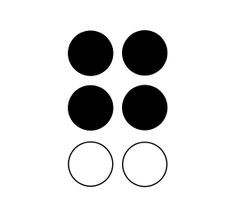
#> input picture images/Braille_G.jpg, 235 x 211 px, found by its file name
$ python img_to_braille_txt.py
#> lines starting #> are read from the running program, lines starting #| are printed output that depends on the picture; after the words box and inside, x2 and y2 are one past the last pixel; in counts of white or black regions, pixels touching at a corner belong together
import cv2
import numpy as np


def process_image(image_path):
    # Read the image
#> called with image_path = '..\\images\\Braille_G.jpg'
    img = cv2.imread(image_path, cv2.IMREAD_GRAYSCALE)
#> img is the input picture: shape (211, 235); min 0, max 255, mean 219.7

    # Threshold the image to separate circles from background
    _, thresh = cv2.threshold(img, 128, 255, cv2.THRESH_BINARY_INV)
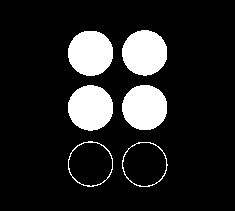
#> thresh: shape (211, 235); 13.8% white; 6 white regions
    cv2.imwrite("thresh.png", thresh)

    # Find contours of the circles
    contours, _ = cv2.findContours(thresh, cv2.RETR_EXTERNAL, cv2.CHAIN_APPROX_SIMPLE)
#> contours = 6 contours; box (x1, y1, x2, y2) and area: (68, 141, 113, 187) 1561, (68, 85, 113, 131) 1558, (122, 142, 168, 187) 1558, (122, 30, 167, 76) 1556, (122, 85, 167, 130) 1555, (68, 31, 113, 76) 1554

    # Sort contours by y-coordinate first, and by x-coordinate in case of a tie
    contours = sorted(contours, key=lambda c: (cv2.boundingRect(c)[1], cv2.boundingRect(c)[0]))
    print("Countors found:", len(contours))
#| Countors found: 6

    # Define a threshold for grouping contours into rows (based on y-coordinates)
    row_threshold = 10
    rows = []
    current_row = []
    last_y = None

    for i, contour in enumerate(contours):
        x, y, w, h = cv2.boundingRect(contour)
        # If first contour or within threshold, add to the current row
        if last_y is None or abs(y - last_y) <= row_threshold:
            current_row.append((x, y, w, h))
        else:
            # Append the completed row and start a new one
            rows.append(current_row)
            current_row = [(x, y, w, h)]

        # Update last_y for the next contour
        last_y = y
#> this loop made 6 passes
#> (x, y, w, h, last_y) on passes 1 to 6: (122, 30, 45, 46, 30), (68, 31, 45, 45, 31), (68, 85, 45, 46, 85), (122, 85, 45, 45, 85), (68, 141, 45, 46, 141), (122, 142, 46, 45, 142)
#> after the loop, rows = [[(122, 30, 45, 46), (68, 31, 45, 45)], [(68, 85, 45, 46), (122, 85, 45, 45)]]

    # Append the last row if there are any remaining contours
    if current_row:
        rows.append(current_row)

    print(rows)
#| [[(122, 30, 45, 46), (68, 31, 45, 45)], [(68, 85, 45, 46), (122, 85, 45, 45)], [(68, 141, 45, 46), (122, 142, 46, 45)]]
    sorted_lists = [sorted(sublist, key=lambda x: x[0]) for sublist in rows]
#> sorted_lists = [[(68, 31, 45, 45), (122, 30, 45, 46)], [(68, 85, 45, 46), (122, 85, 45, 45)], [(68, 141, 45, 46), (122, 142, 46, 45)]]
    print(sorted_lists)
#| [[(68, 31, 45, 45), (122, 30, 45, 46)], [(68, 85, 45, 46), (122, 85, 45, 45)], [(68, 141, 45, 46), (122, 142, 46, 45)]]

    encoding = []
    for row in sorted_lists:
        for dot in row:
            x, y, w, h = dot
            center_x = int(x + (w / 2))
            center_y = int(y + (h / 2))

            # print("center_x center_y:", center_x, center_y)
            # Check if the center point is white or black
            center_pixel_value = thresh[center_y, center_x]
            # print("center_pixel_value:", center_pixel_value)

            if center_pixel_value == 255:
                encoding.append(1)
            else:
                encoding.append(0)
#> this loop made 3 passes
#> row on passes 1 to 3: [(68, 31, 45, 45), (122, 30, 45, 46)], [(68, 85, 45, 46), (122, 85, 45, 45)], [(68, 141, 45, 46), (122, 142, 46, 45)]
#> after the loop, encoding = [1, 1, 1, 1, 0, 0]

    return tuple(encoding)

braille_map = {
    (1, 0, 0, 0, 0, 0): 'a',
    (1, 0, 1, 0, 0, 0): 'b',
    (1, 1, 0, 0, 0, 0): 'c',
    (1, 0, 1, 1, 0, 0): 'd',
    (1, 0, 0, 1, 0, 0): 'e',
    (1, 1, 1, 0, 0, 0): 'f',
    (1, 1, 1, 1, 0, 0): 'g',
    (1, 1, 0, 1, 0, 0): 'h',
    (0, 1, 1, 0, 0, 0): 'i',
    (0, 1, 1, 1, 0, 0): 'j',
    (1, 0, 0, 0, 1, 0): 'k',
    (1, 1, 0, 0, 1, 0): 'l',
    (1, 0, 1, 0, 1, 0): 'm',
    (1, 0, 1, 1, 1, 0): 'n',
    (1, 0, 0, 1, 1, 0): 'o',
    (1, 1, 1, 0, 1, 0): 'p',
    (1, 1, 1, 1, 1, 0): 'q',
    (1, 1, 0, 1, 1, 0): 'r',
    (0, 1, 1, 0, 1, 0): 's',
    (0, 1, 1, 1, 1, 0): 't',
    (1, 0, 0, 0, 1, 1): 'u',
    (1, 1, 0, 0, 1, 1): 'v',
    (0, 1, 1, 1, 0, 1): 'w',
    (1, 0, 1, 0, 1, 1): 'x',
    (1, 0, 1, 1, 1, 1): 'y',
    (1, 0, 0, 1, 1, 1): 'z'
}

# Example usage:
image_path = r"..\images\Braille_G.jpg"  # Replace with your image path
encoding = process_image(image_path)
#> encoding = (1, 1, 1, 1, 0, 0)
print("encoding of character:", encoding)
#| encoding of character: (1, 1, 1, 1, 0, 0)
print("converted text:", braille_map[encoding])
#| converted text: g

$ run again, with images/Braille_P.jpg copied over images/Braille_G.jpg
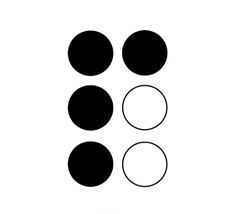
#> input picture images/Braille_P.jpg, 233 x 214 px, found by its file name
#> in process_image, img is the input picture: shape (214, 233); min 0, max 255, mean 219.9
#> in process_image, `_, thresh = cv2.threshold(img, 128, 255, cv2.THRESH_BINARY_INV)`:
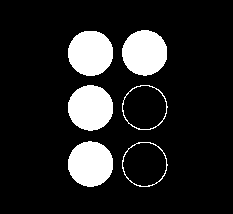
#> thresh: shape (214, 233); 13.7% white; 6 white regions
#> contours = 6 contours; box (x1, y1, x2, y2) and area: (122, 85, 168, 130) 1558, (68, 141, 113, 187) 1558, (122, 142, 168, 187) 1558, (68, 85, 113, 131) 1557, (122, 30, 167, 76) 1556, (68, 31, 113, 76) 1554
#| Countors found: 6
#> the loop in process_image, `for i, contour in enumerate(contours):` made 6 passes
#> (x, y, w, h, last_y) on passes 1 to 6: (122, 30, 45, 46, 30), (68, 31, 45, 45, 31), (68, 85, 45, 46, 85), (122, 85, 46, 45, 85), (68, 141, 45, 46, 141), (122, 142, 46, 45, 142)
#> after the loop in process_image, `for i, contour in enumerate(contours):`: rows = [[(122, 30, 45, 46), (68, 31, 45, 45)], [(68, 85, 45, 46), (122, 85, 46, 45)]]
#| [[(122, 30, 45, 46), (68, 31, 45, 45)], [(68, 85, 45, 46), (122, 85, 46, 45)], [(68, 141, 45, 46), (122, 142, 46, 45)]]
#> sorted_lists = [[(68, 31, 45, 45), (122, 30, 45, 46)], [(68, 85, 45, 46), (122, 85, 46, 45)], [(68, 141, 45, 46), (122, 142, 46, 45)]]
#| [[(68, 31, 45, 45), (122, 30, 45, 46)], [(68, 85, 45, 46), (122, 85, 46, 45)], [(68, 141, 45, 46), (122, 142, 46, 45)]]
#> the loop in process_image, `for row in sorted_lists:` made 3 passes
#> row on passes 1 to 3: [(68, 31, 45, 45), (122, 30, 45, 46)], [(68, 85, 45, 46), (122, 85, 46, 45)], [(68, 141, 45, 46), (122, 142, 46, 45)]
#> after the loop in process_image, `for row in sorted_lists:`: encoding = [1, 1, 1, 0, 1, 0]
#> `encoding = process_image(image_path)`: encoding = (1, 1, 1, 0, 1, 0)
#| encoding of character: (1, 1, 1, 0, 1, 0)
#| converted text: p
